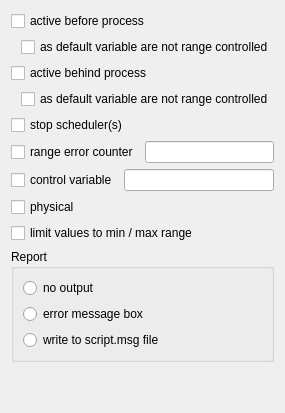
      <widget class="QWidget" name="RangeControlTab">
       <attribute name="title">
        <string>Range control</string>
       </attribute>
       <layout class="QVBoxLayout" name="verticalLayout_8">
        <item>
         <widget class="QCheckBox" name="RangeControlBeforeProceesCheckBox">
          <property name="text">
           <string>active before process</string>
          </property>
         </widget>
        </item>
        <item>
         <layout class="QHBoxLayout" name="horizontalLayout_43">
          <item>
           <spacer name="horizontalSpacer_18">
            <property name="orientation">
             <enum>Qt::Horizontal</enum>
            </property>
            <property name="sizeType">
             <enum>QSizePolicy::Fixed</enum>
            </property>
            <property name="sizeHint" stdset="0">
             <size>
              <width>10</width>
              <height>20</height>
             </size>
            </property>
           </spacer>
          </item>
          <item>
           <widget class="QCheckBox" name="RangeControlBeforeDefaultCheckBox">
            <property name="text">
             <string>as default variable are not range controlled</string>
            </property>
           </widget>
          </item>
         </layout>
        </item>
        <item>
         <widget class="QCheckBox" name="RangeControlBehindProceesCheckBox">
          <property name="text">
           <string>active behind process</string>
          </property>
         </widget>
        </item>
        <item>
         <layout class="QHBoxLayout" name="horizontalLayout_42">
          <item>
           <spacer name="horizontalSpacer_16">
            <property name="orientation">
             <enum>Qt::Horizontal</enum>
            </property>
            <property name="sizeType">
             <enum>QSizePolicy::Fixed</enum>
            </property>
            <property name="sizeHint" stdset="0">
             <size>
              <width>10</width>
              <height>20</height>
             </size>
            </property>
           </spacer>
          </item>
          <item>
           <widget class="QCheckBox" name="RangeControlBehindDefaultCheckBox">
            <property name="text">
             <string>as default variable are not range controlled</string>
            </property>
           </widget>
          </item>
         </layout>
        </item>
        <item>
         <widget class="QCheckBox" name="RangeControlStopSchedulerCheckBox">
          <property name="text">
           <string>stop scheduler(s)</string>
          </property>
         </widget>
        </item>
        <item>
         <layout class="QHBoxLayout" name="horizontalLayout_13">
          <item>
           <widget class="QCheckBox" name="RangeControlErrorCounterCheckBox">
            <property name="text">
             <string>range error counter</string>
            </property>
           </widget>
          </item>
          <item>
           <widget class="QLineEdit" name="RangeControlErrorCounterLineEdit"/>
          </item>
         </layout>
        </item>
        <item>
         <layout class="QHBoxLayout" name="horizontalLayout_14">
          <item>
           <widget class="QCheckBox" name="RangeControlVariableCheckBox">
            <property name="text">
             <string>control variable</string>
            </property>
           </widget>
          </item>
          <item>
           <widget class="QLineEdit" name="RangeControlVariableLineEdit"/>
          </item>
         </layout>
        </item>
        <item>
         <widget class="QCheckBox" name="RangeControlPhysicalCheckBox">
          <property name="text">
           <string>physical</string>
          </property>
         </widget>
        </item>
        <item>
         <widget class="QCheckBox" name="RangeControlLimitValuesProceesCheckBox">
          <property name="text">
           <string>limit values to min / max range</string>
          </property>
         </widget>
        </item>
        <item>
         <widget class="QGroupBox" name="RangeControlReportGroupBox">
          <property name="title">
           <string>Report</string>
          </property>
          <layout class="QVBoxLayout" name="verticalLayout_7">
           <item>
            <widget class="QRadioButton" name="RangeControlNoOutputRadioButton">
             <property name="text">
              <string>no output</string>
             </property>
            </widget>
           </item>
           <item>
            <widget class="QRadioButton" name="RangeControlErrorMessageBoxRadioButton">
             <property name="text">
              <string>error message box</string>
             </property>
            </widget>
           </item>
           <item>
            <widget class="QRadioButton" name="RangeControlWriteToFileRadioButton">
             <property name="text">
              <string>write to script.msg file</string>
             </property>
            </widget>
           </item>
          </layout>
         </widget>
        </item>
        <item>
         <spacer name="verticalSpacer_3">
          <property name="orientation">
           <enum>Qt::Vertical</enum>
          </property>
          <property name="sizeHint" stdset="0">
           <size>
            <width>20</width>
            <height>40</height>
           </size>
          </property>
         </spacer>
        </item>
       </layout>
      </widget>
